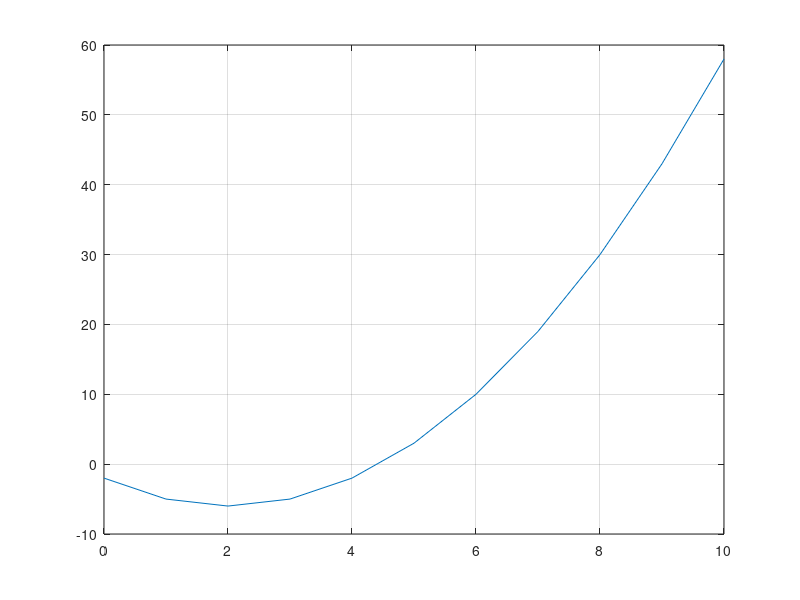

Write MATLAB code to recreate this figure.
% BISECTION'S METHOD

clc
clear all

a = 1;
b = 10;
c = (a + b)/2;
tol = 0.001;

%Important to give Domain
x = 0:10;   % == 0:1:10 , means x's Range is from 0 to 10 in the gaps of 1. (0,1,2,..,10)
f = @(x) x.^2-4.*x-2;
% "." used on x since by using ":" operator, we have created
% created an array/matrix (range) for x. And "." is used to 
% execute operation on each and every element.
% Basically, always use "." for these purposes (./array/matrix)

plot(x,f(x))    %plot(x-axis,y-axis)
grid            %puts grids in graph

while abs(f(c))>tol
    if f(a)*f(c)<0
        b=c;
    else
        a=c;
    end
    c=(a+b)/2;
end

fprintf('Root = %f',c)